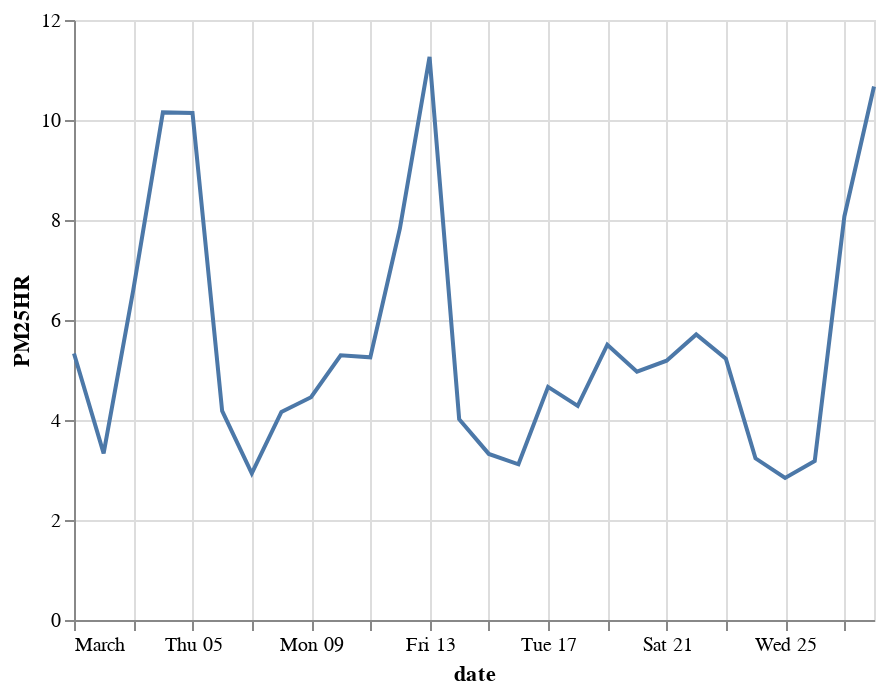

Notebook source saved alongside this figure:
### Code cell
alt.Chart(region_avg).mark_line().encode(x='date:T',y=param)

### Figure 1 — Vega-Lite specification as saved in the notebook (floating-point values rounded to 4 significant figures)
{"config": {"view": {"continuousWidth": 400, "continuousHeight": 300}}, "data": {"name": "data-81c95e0a6ceaaa7e4c1ade1d95230a7d"}, "mark": "line", "encoding": {"x": {"type": "temporal", "field": "date"}, "y": {"type": "quantitative", "field": "PM25HR"}}, "$schema": "https://vega.github.io/schema/vega-lite/v4.0.2.json", "datasets": {"data-81c95e0a6ceaaa7e4c1ade1d95230a7d": [{"date": "2020-03-01", "PM25HR": 5.331}, {"date": "2020-03-02", "PM25HR": 3.332}, {"date": "2020-03-03", "PM25HR": 6.599}, {"date": "2020-03-04", "PM25HR": 10.15}, {"date": "2020-03-05", "PM25HR": 10.14}, {"date": "2020-03-06", "PM25HR": 4.182}, {"date": "2020-03-07", "PM25HR": 2.931}, {"date": "2020-03-08", "PM25HR": 4.162}, {"date": "2020-03-09", "PM25HR": 4.455}, {"date": "2020-03-10", "PM25HR": 5.294}, {"date": "2020-03-11", "PM25HR": 5.253}, {"date": "2020-03-12", "PM25HR": 7.835}, {"date": "2020-03-13", "PM25HR": 11.26}, {"date": "2020-03-14", "PM25HR": 4.016}, {"date": "2020-03-15", "PM25HR": 3.322}, {"date": "2020-03-16", "PM25HR": 3.114}, {"date": "2020-03-17", "PM25HR": 4.662}, {"date": "2020-03-18", "PM25HR": 4.284}, {"date": "2020-03-19", "PM25HR": 5.506}, {"date": "2020-03-20", "PM25HR": 4.965}, {"date": "2020-03-21", "PM25HR": 5.186}, {"date": "2020-03-22", "PM25HR": 5.71}, {"date": "2020-03-23", "PM25HR": 5.225}, {"date": "2020-03-24", "PM25HR": 3.233}, {"date": "2020-03-25", "PM25HR": 2.841}, {"date": "2020-03-26", "PM25HR": 3.18}, {"date": "2020-03-27", "PM25HR": 8.071}, {"date": "2020-03-28", "PM25HR": 10.67}]}}
